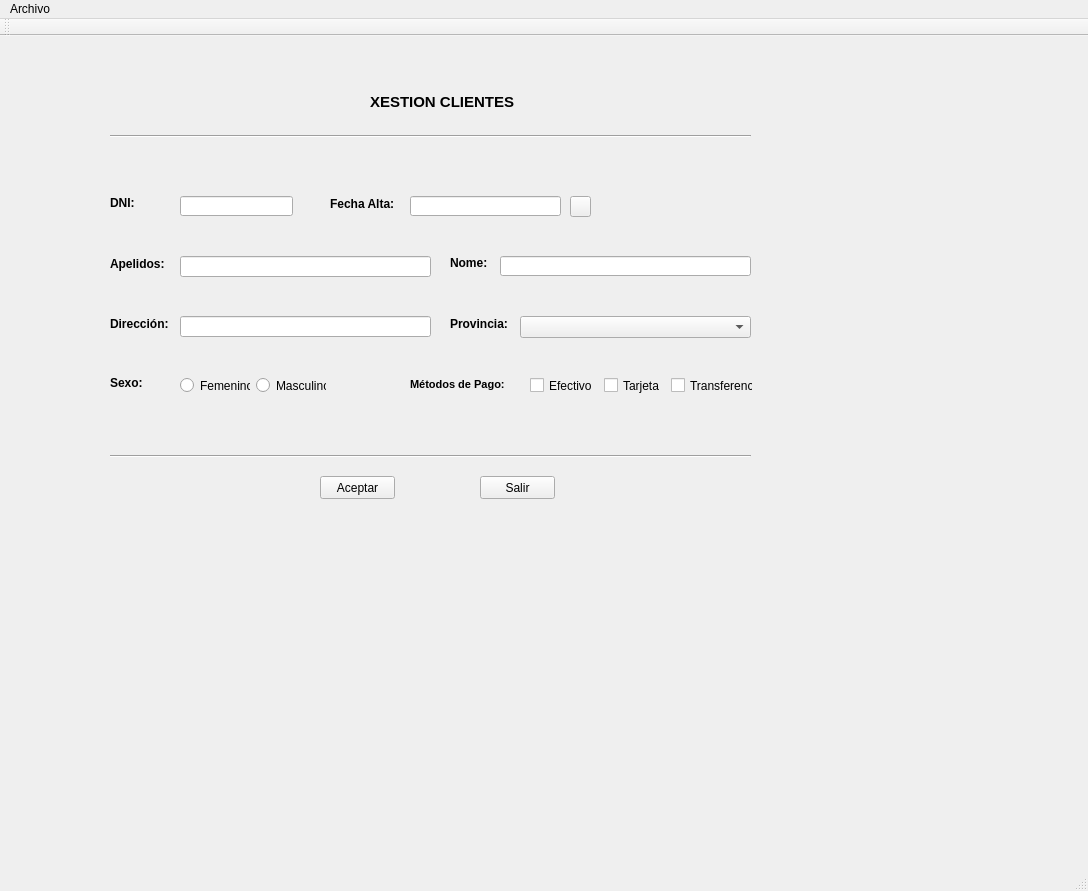
<?xml version="1.0" encoding="UTF-8"?>
<ui version="4.0">
 <class>MainWindow</class>
 <widget class="QMainWindow" name="MainWindow">
  <property name="enabled">
   <bool>true</bool>
  </property>
  <property name="geometry">
   <rect>
    <x>0</x>
    <y>0</y>
    <width>1088</width>
    <height>891</height>
   </rect>
  </property>
  <property name="font">
   <font>
    <weight>50</weight>
    <italic>false</italic>
    <bold>false</bold>
    <underline>false</underline>
   </font>
  </property>
  <property name="windowTitle">
   <string>MainWindow</string>
  </property>
  <property name="animated">
   <bool>true</bool>
  </property>
  <property name="documentMode">
   <bool>false</bool>
  </property>
  <property name="dockNestingEnabled">
   <bool>false</bool>
  </property>
  <property name="unifiedTitleAndToolBarOnMac">
   <bool>false</bool>
  </property>
  <widget class="QWidget" name="centralwidget">
   <widget class="QLabel" name="lblDNI">
    <property name="geometry">
     <rect>
      <x>110</x>
      <y>160</y>
      <width>47</width>
      <height>13</height>
     </rect>
    </property>
    <property name="font">
     <font>
      <pointsize>9</pointsize>
      <weight>75</weight>
      <bold>true</bold>
     </font>
    </property>
    <property name="text">
     <string>DNI:</string>
    </property>
   </widget>
   <widget class="QLabel" name="lblApelido">
    <property name="geometry">
     <rect>
      <x>110</x>
      <y>220</y>
      <width>61</width>
      <height>16</height>
     </rect>
    </property>
    <property name="font">
     <font>
      <pointsize>9</pointsize>
      <weight>75</weight>
      <bold>true</bold>
     </font>
    </property>
    <property name="text">
     <string>Apelidos:</string>
    </property>
   </widget>
   <widget class="QLabel" name="lblNome">
    <property name="enabled">
     <bool>true</bool>
    </property>
    <property name="geometry">
     <rect>
      <x>450</x>
      <y>220</y>
      <width>47</width>
      <height>13</height>
     </rect>
    </property>
    <property name="font">
     <font>
      <pointsize>9</pointsize>
      <weight>75</weight>
      <bold>true</bold>
     </font>
    </property>
    <property name="text">
     <string>Nome:</string>
    </property>
   </widget>
   <widget class="QPushButton" name="btnAceptar">
    <property name="geometry">
     <rect>
      <x>320</x>
      <y>440</y>
      <width>75</width>
      <height>23</height>
     </rect>
    </property>
    <property name="text">
     <string>Aceptar</string>
    </property>
   </widget>
   <widget class="QPushButton" name="btnSalir">
    <property name="geometry">
     <rect>
      <x>480</x>
      <y>440</y>
      <width>75</width>
      <height>23</height>
     </rect>
    </property>
    <property name="text">
     <string>Salir</string>
    </property>
   </widget>
   <widget class="QLabel" name="label_4">
    <property name="geometry">
     <rect>
      <x>370</x>
      <y>50</y>
      <width>151</width>
      <height>31</height>
     </rect>
    </property>
    <property name="font">
     <font>
      <pointsize>11</pointsize>
      <weight>75</weight>
      <bold>true</bold>
     </font>
    </property>
    <property name="text">
     <string>XESTION CLIENTES</string>
    </property>
   </widget>
   <widget class="Line" name="line">
    <property name="geometry">
     <rect>
      <x>110</x>
      <y>410</y>
      <width>641</width>
      <height>20</height>
     </rect>
    </property>
    <property name="orientation">
     <enum>Qt::Horizontal</enum>
    </property>
   </widget>
   <widget class="Line" name="line_2">
    <property name="geometry">
     <rect>
      <x>110</x>
      <y>90</y>
      <width>641</width>
      <height>20</height>
     </rect>
    </property>
    <property name="orientation">
     <enum>Qt::Horizontal</enum>
    </property>
   </widget>
   <widget class="QLineEdit" name="lineDNI">
    <property name="geometry">
     <rect>
      <x>180</x>
      <y>160</y>
      <width>113</width>
      <height>20</height>
     </rect>
    </property>
   </widget>
   <widget class="QLineEdit" name="lineApelidos">
    <property name="geometry">
     <rect>
      <x>180</x>
      <y>220</y>
      <width>251</width>
      <height>21</height>
     </rect>
    </property>
   </widget>
   <widget class="QLineEdit" name="lineNome">
    <property name="geometry">
     <rect>
      <x>500</x>
      <y>220</y>
      <width>251</width>
      <height>20</height>
     </rect>
    </property>
   </widget>
   <widget class="QLabel" name="lblVal">
    <property name="geometry">
     <rect>
      <x>300</x>
      <y>160</y>
      <width>61</width>
      <height>21</height>
     </rect>
    </property>
    <property name="font">
     <font>
      <pointsize>12</pointsize>
     </font>
    </property>
    <property name="text">
     <string/>
    </property>
   </widget>
   <widget class="QLabel" name="lblSexo">
    <property name="geometry">
     <rect>
      <x>110</x>
      <y>340</y>
      <width>47</width>
      <height>13</height>
     </rect>
    </property>
    <property name="font">
     <font>
      <pointsize>9</pointsize>
      <weight>75</weight>
      <bold>true</bold>
     </font>
    </property>
    <property name="text">
     <string>Sexo:</string>
    </property>
   </widget>
   <widget class="QLabel" name="lblPago">
    <property name="geometry">
     <rect>
      <x>410</x>
      <y>340</y>
      <width>111</width>
      <height>16</height>
     </rect>
    </property>
    <property name="font">
     <font>
      <pointsize>8</pointsize>
      <weight>75</weight>
      <bold>true</bold>
     </font>
    </property>
    <property name="mouseTracking">
     <bool>false</bool>
    </property>
    <property name="tabletTracking">
     <bool>false</bool>
    </property>
    <property name="text">
     <string>Métodos de Pago:</string>
    </property>
   </widget>
   <widget class="QLabel" name="label">
    <property name="geometry">
     <rect>
      <x>110</x>
      <y>280</y>
      <width>71</width>
      <height>16</height>
     </rect>
    </property>
    <property name="font">
     <font>
      <pointsize>9</pointsize>
      <weight>75</weight>
      <bold>true</bold>
     </font>
    </property>
    <property name="text">
     <string>Dirección:</string>
    </property>
   </widget>
   <widget class="QLineEdit" name="lineApelidos_2">
    <property name="geometry">
     <rect>
      <x>180</x>
      <y>280</y>
      <width>251</width>
      <height>21</height>
     </rect>
    </property>
   </widget>
   <widget class="QLabel" name="label_2">
    <property name="geometry">
     <rect>
      <x>450</x>
      <y>280</y>
      <width>71</width>
      <height>16</height>
     </rect>
    </property>
    <property name="font">
     <font>
      <pointsize>9</pointsize>
      <weight>75</weight>
      <bold>true</bold>
     </font>
    </property>
    <property name="text">
     <string>Provincia:</string>
    </property>
   </widget>
   <widget class="QComboBox" name="cmbProv">
    <property name="geometry">
     <rect>
      <x>520</x>
      <y>280</y>
      <width>231</width>
      <height>22</height>
     </rect>
    </property>
   </widget>
   <widget class="QWidget" name="layoutWidget">
    <property name="geometry">
     <rect>
      <x>530</x>
      <y>340</y>
      <width>223</width>
      <height>19</height>
     </rect>
    </property>
    <layout class="QHBoxLayout" name="horlayPago">
     <item>
      <widget class="QCheckBox" name="cbEfectivo">
       <property name="text">
        <string>Efectivo</string>
       </property>
      </widget>
     </item>
     <item>
      <widget class="QCheckBox" name="cbTarjeta">
       <property name="text">
        <string>Tarjeta</string>
       </property>
      </widget>
     </item>
     <item>
      <widget class="QCheckBox" name="cbTarnsferencia">
       <property name="text">
        <string>Transferencia</string>
       </property>
      </widget>
     </item>
    </layout>
   </widget>
   <widget class="QWidget" name="layoutWidget">
    <property name="geometry">
     <rect>
      <x>180</x>
      <y>340</y>
      <width>146</width>
      <height>19</height>
     </rect>
    </property>
    <layout class="QHBoxLayout" name="horlaySex">
     <item>
      <widget class="QRadioButton" name="rbtRemenino">
       <property name="text">
        <string>Femenino</string>
       </property>
       <attribute name="buttonGroup">
        <string notr="true">buttonGroup</string>
       </attribute>
      </widget>
     </item>
     <item>
      <widget class="QRadioButton" name="rbtMasculino">
       <property name="text">
        <string>Masculino</string>
       </property>
       <attribute name="buttonGroup">
        <string notr="true">buttonGroup</string>
       </attribute>
      </widget>
     </item>
    </layout>
   </widget>
   <widget class="QLabel" name="lblDNI_2">
    <property name="geometry">
     <rect>
      <x>330</x>
      <y>160</y>
      <width>81</width>
      <height>16</height>
     </rect>
    </property>
    <property name="font">
     <font>
      <pointsize>9</pointsize>
      <weight>75</weight>
      <bold>true</bold>
     </font>
    </property>
    <property name="text">
     <string>Fecha Alta:</string>
    </property>
   </widget>
   <widget class="QLineEdit" name="lineDNI_2">
    <property name="geometry">
     <rect>
      <x>410</x>
      <y>160</y>
      <width>151</width>
      <height>20</height>
     </rect>
    </property>
   </widget>
   <widget class="QPushButton" name="pushButton">
    <property name="geometry">
     <rect>
      <x>570</x>
      <y>160</y>
      <width>21</width>
      <height>21</height>
     </rect>
    </property>
    <property name="text">
     <string/>
    </property>
    <property name="icon">
     <iconset>
      <normaloff>../../../../Pictures/calendario.png</normaloff>../../../../Pictures/calendario.png</iconset>
    </property>
   </widget>
  </widget>
  <widget class="QStatusBar" name="statusbar"/>
  <widget class="QMenuBar" name="menubar">
   <property name="geometry">
    <rect>
     <x>0</x>
     <y>0</y>
     <width>1088</width>
     <height>21</height>
    </rect>
   </property>
   <widget class="QMenu" name="menuArchivo">
    <property name="title">
     <string>Archivo</string>
    </property>
    <addaction name="actionSalir"/>
   </widget>
   <addaction name="menuArchivo"/>
  </widget>
  <widget class="QToolBar" name="toolBar">
   <property name="windowTitle">
    <string>toolBar</string>
   </property>
   <attribute name="toolBarArea">
    <enum>TopToolBarArea</enum>
   </attribute>
   <attribute name="toolBarBreak">
    <bool>false</bool>
   </attribute>
  </widget>
  <action name="actionSalir">
   <property name="text">
    <string>Salir</string>
   </property>
   <property name="shortcut">
    <string>Ctrl+S</string>
   </property>
  </action>
 </widget>
 <resources/>
 <connections/>
 <buttongroups>
  <buttongroup name="buttonGroup"/>
 </buttongroups>
</ui>
